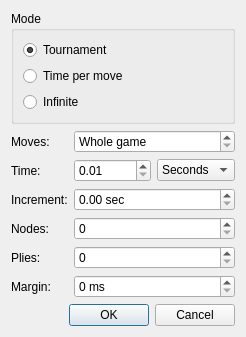
<?xml version="1.0" encoding="UTF-8"?>
<ui version="4.0">
 <class>TimeControlDialog</class>
 <widget class="QDialog" name="TimeControlDialog">
  <property name="geometry">
   <rect>
    <x>0</x>
    <y>0</y>
    <width>284</width>
    <height>367</height>
   </rect>
  </property>
  <property name="windowTitle">
   <string>Time Controls</string>
  </property>
  <layout class="QVBoxLayout" name="verticalLayout_2">
   <property name="sizeConstraint">
    <enum>QLayout::SetFixedSize</enum>
   </property>
   <item>
    <widget class="QGroupBox" name="groupBox">
     <property name="autoFillBackground">
      <bool>false</bool>
     </property>
     <property name="title">
      <string>Mode</string>
     </property>
     <property name="flat">
      <bool>false</bool>
     </property>
     <property name="checkable">
      <bool>false</bool>
     </property>
     <layout class="QVBoxLayout" name="verticalLayout_3">
      <item>
       <widget class="QRadioButton" name="m_tournamentRadio">
        <property name="toolTip">
         <string>Tournament time control</string>
        </property>
        <property name="text">
         <string>Tournament</string>
        </property>
        <property name="checked">
         <bool>true</bool>
        </property>
       </widget>
      </item>
      <item>
       <widget class="QRadioButton" name="m_timePerMoveRadio">
        <property name="toolTip">
         <string>Fixed time limit for each move</string>
        </property>
        <property name="text">
         <string>Time per move</string>
        </property>
       </widget>
      </item>
      <item>
       <widget class="QRadioButton" name="m_infiniteRadio">
        <property name="toolTip">
         <string>Infinite thinking time</string>
        </property>
        <property name="text">
         <string>Infinite</string>
        </property>
       </widget>
      </item>
     </layout>
    </widget>
   </item>
   <item>
    <layout class="QFormLayout" name="formLayout">
     <property name="fieldGrowthPolicy">
      <enum>QFormLayout::AllNonFixedFieldsGrow</enum>
     </property>
     <item row="0" column="0">
      <widget class="QLabel" name="label">
       <property name="text">
        <string>Moves:</string>
       </property>
       <property name="buddy">
        <cstring>m_movesSpin</cstring>
       </property>
      </widget>
     </item>
     <item row="0" column="1">
      <widget class="QSpinBox" name="m_movesSpin">
       <property name="toolTip">
        <string>The number of moves in a time control</string>
       </property>
       <property name="specialValueText">
        <string>Whole game</string>
       </property>
       <property name="maximum">
        <number>9999</number>
       </property>
       <property name="value">
        <number>0</number>
       </property>
      </widget>
     </item>
     <item row="1" column="0">
      <widget class="QLabel" name="label_2">
       <property name="text">
        <string>Time:</string>
       </property>
       <property name="buddy">
        <cstring>m_timeSpin</cstring>
       </property>
      </widget>
     </item>
     <item row="1" column="1">
      <layout class="QHBoxLayout" name="horizontalLayout">
       <item>
        <widget class="QDoubleSpinBox" name="m_timeSpin">
         <property name="toolTip">
          <string>Time limit for the chosen time control</string>
         </property>
         <property name="decimals">
          <number>2</number>
         </property>
         <property name="minimum">
          <double>0.010000000000000</double>
         </property>
         <property name="maximum">
          <double>10000.000000000000000</double>
         </property>
         <property name="value">
          <double>0.010000000000000</double>
         </property>
        </widget>
       </item>
       <item>
        <widget class="QComboBox" name="m_timeUnitCombo">
         <property name="toolTip">
          <string>Time unit for the time limit</string>
         </property>
         <property name="currentIndex">
          <number>0</number>
         </property>
         <item>
          <property name="text">
           <string>Seconds</string>
          </property>
         </item>
         <item>
          <property name="text">
           <string>Minutes</string>
          </property>
         </item>
         <item>
          <property name="text">
           <string>Hours</string>
          </property>
         </item>
        </widget>
       </item>
      </layout>
     </item>
     <item row="2" column="0">
      <widget class="QLabel" name="label_3">
       <property name="text">
        <string>Increment:</string>
       </property>
       <property name="buddy">
        <cstring>m_incrementSpin</cstring>
       </property>
      </widget>
     </item>
     <item row="2" column="1">
      <widget class="QDoubleSpinBox" name="m_incrementSpin">
       <property name="toolTip">
        <string>Time increment per move in seconds</string>
       </property>
       <property name="suffix">
        <string> sec</string>
       </property>
      </widget>
     </item>
     <item row="4" column="1">
      <widget class="QSpinBox" name="m_pliesSpin">
       <property name="toolTip">
        <string>Maximum search depth in plies (engines only)</string>
       </property>
       <property name="maximum">
        <number>999</number>
       </property>
      </widget>
     </item>
     <item row="4" column="0">
      <widget class="QLabel" name="label_5">
       <property name="text">
        <string>Plies:</string>
       </property>
       <property name="buddy">
        <cstring>m_pliesSpin</cstring>
       </property>
      </widget>
     </item>
     <item row="3" column="1">
      <widget class="QSpinBox" name="m_nodesSpin">
       <property name="toolTip">
        <string>Maximum number of nodes to search (engines only)</string>
       </property>
       <property name="maximum">
        <number>2147483647</number>
       </property>
      </widget>
     </item>
     <item row="3" column="0">
      <widget class="QLabel" name="label_4">
       <property name="text">
        <string>Nodes:</string>
       </property>
       <property name="buddy">
        <cstring>m_nodesSpin</cstring>
       </property>
      </widget>
     </item>
     <item row="5" column="1">
      <widget class="QSpinBox" name="m_marginSpin">
       <property name="toolTip">
        <string>The time limit can be exceeded by this many milliseconds</string>
       </property>
       <property name="suffix">
        <string> ms</string>
       </property>
       <property name="maximum">
        <number>9999</number>
       </property>
      </widget>
     </item>
     <item row="5" column="0">
      <widget class="QLabel" name="label_6">
       <property name="text">
        <string>Margin:</string>
       </property>
       <property name="buddy">
        <cstring>m_marginSpin</cstring>
       </property>
      </widget>
     </item>
    </layout>
   </item>
   <item>
    <widget class="QDialogButtonBox" name="buttonBox">
     <property name="orientation">
      <enum>Qt::Horizontal</enum>
     </property>
     <property name="standardButtons">
      <set>QDialogButtonBox::Cancel|QDialogButtonBox::Ok</set>
     </property>
    </widget>
   </item>
  </layout>
 </widget>
 <resources/>
 <connections>
  <connection>
   <sender>buttonBox</sender>
   <signal>accepted()</signal>
   <receiver>TimeControlDialog</receiver>
   <slot>accept()</slot>
   <hints>
    <hint type="sourcelabel">
     <x>248</x>
     <y>254</y>
    </hint>
    <hint type="destinationlabel">
     <x>157</x>
     <y>274</y>
    </hint>
   </hints>
  </connection>
  <connection>
   <sender>buttonBox</sender>
   <signal>rejected()</signal>
   <receiver>TimeControlDialog</receiver>
   <slot>reject()</slot>
   <hints>
    <hint type="sourcelabel">
     <x>316</x>
     <y>260</y>
    </hint>
    <hint type="destinationlabel">
     <x>286</x>
     <y>274</y>
    </hint>
   </hints>
  </connection>
 </connections>
</ui>
